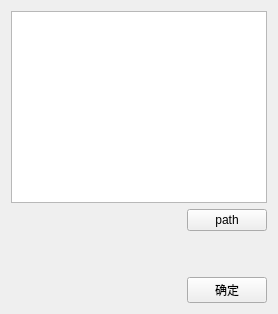
                <widget class="QWidget" name="page_7">
                 <layout class="QVBoxLayout" name="verticalLayout_22">
                  <item>
                   <widget class="QTextEdit" name="textEdit_path"/>
                  </item>
                  <item>
                   <layout class="QHBoxLayout" name="horizontalLayout_65">
                    <item>
                     <spacer name="horizontalSpacer_15">
                      <property name="orientation">
                       <enum>Qt::Horizontal</enum>
                      </property>
                      <property name="sizeHint" stdset="0">
                       <size>
                        <width>40</width>
                        <height>20</height>
                       </size>
                      </property>
                     </spacer>
                    </item>
                    <item>
                     <widget class="QPushButton" name="pushButton_input">
                      <property name="text">
                       <string>path</string>
                      </property>
                     </widget>
                    </item>
                   </layout>
                  </item>
                  <item>
                   <spacer name="verticalSpacer_3">
                    <property name="orientation">
                     <enum>Qt::Vertical</enum>
                    </property>
                    <property name="sizeHint" stdset="0">
                     <size>
                      <width>20</width>
                      <height>40</height>
                     </size>
                    </property>
                   </spacer>
                  </item>
                  <item>
                   <layout class="QHBoxLayout" name="horizontalLayout_8">
                    <item>
                     <spacer name="horizontalSpacer_3">
                      <property name="orientation">
                       <enum>Qt::Horizontal</enum>
                      </property>
                      <property name="sizeHint" stdset="0">
                       <size>
                        <width>40</width>
                        <height>20</height>
                       </size>
                      </property>
                     </spacer>
                    </item>
                    <item>
                     <widget class="QPushButton" name="pushButton_input_ok">
                      <property name="text">
                       <string>确定</string>
                      </property>
                     </widget>
                    </item>
                   </layout>
                  </item>
                 </layout>
                </widget>
